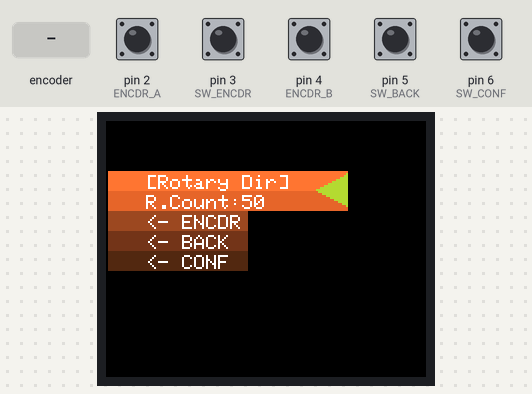
A sketch run on a simulated Arduino Uno, built with avr-gcc and run on an emulated ATmega328P. Shown: 160×128 colour display. The test bench sets the inputs (shaded band); at power-on: pin 2 (ENCDR_A), pin 3 (SW_ENCDR), pin 4 (ENCDR_B), pin 5 (SW_BACK), pin 6 (SW_CONF) HIGH.

Above: at 7.4 s.
7.5 s: pin 3 (SW_ENCDR) pulled LOW for 0.15 s
At 7.6 s:
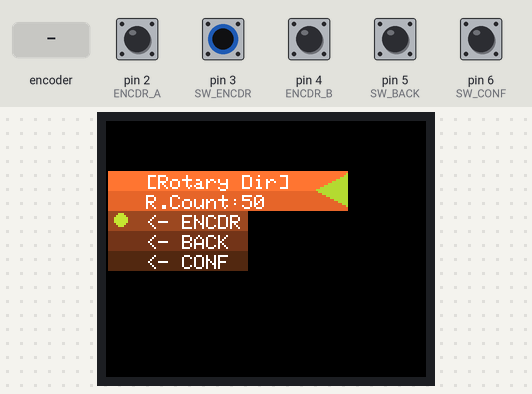
8.2 s: pin 5 (SW_BACK) pulled LOW for 3.2 s
At 11.49 s:
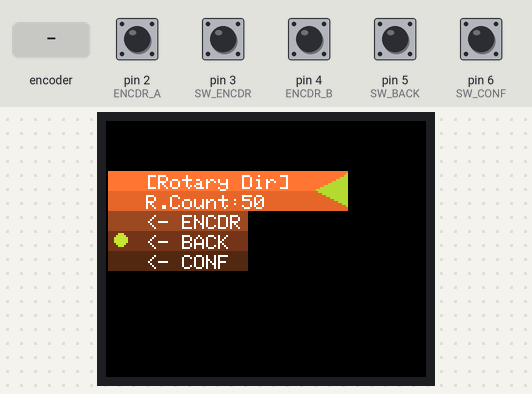
12.0 s: rotary encoder on pin 2 (ENCDR_A) / pin 4 (ENCDR_B) turned 3 steps (first pin leading)
At 14.6 s:
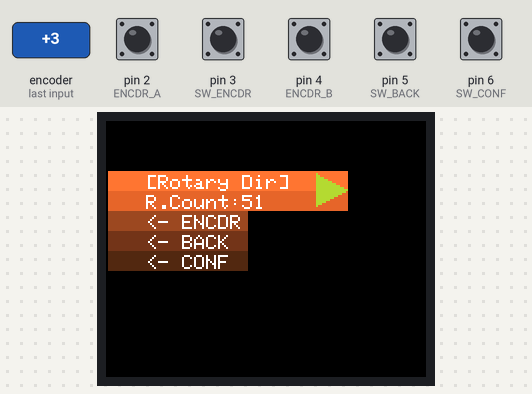
14.9 s: pin 6 (SW_CONF) pulled LOW for 0.15 s
At 15.14 s:
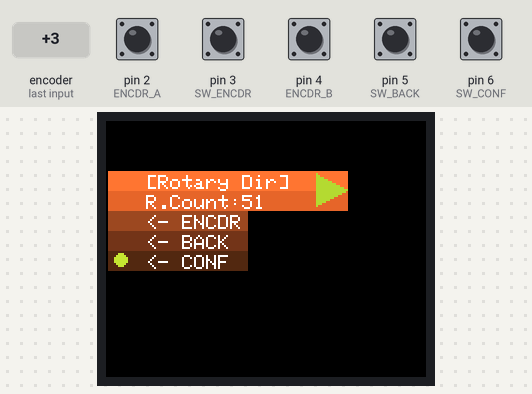
15.6 s: rotary encoder on pin 2 (ENCDR_A) / pin 4 (ENCDR_B) turned 1 step (first pin leading)
At 18.3 s:
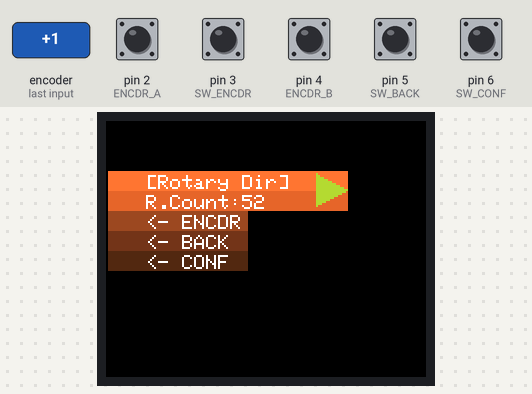
18.6 s: pin 3 (SW_ENCDR) pulled LOW for 1 s
At 18.7 s:
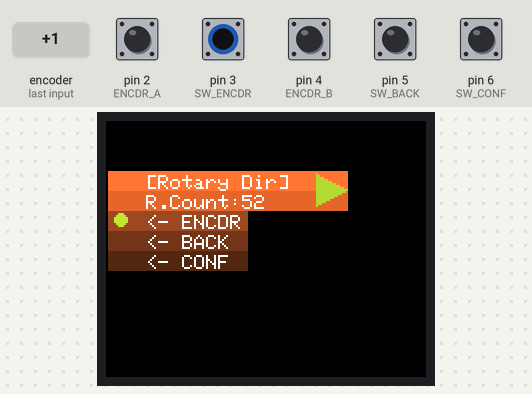
Timing chart, 0 to 21.2 s (numbered marks = the images above; inputs shaded):
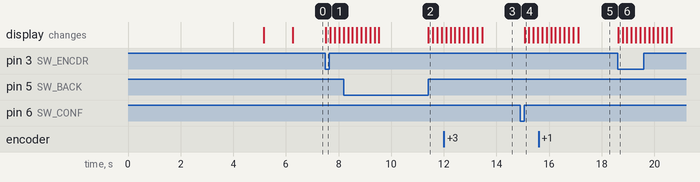

The sketch:

ST7735RotaryBtnEx.ino
```cpp
/*---------------------------------------------------------------------------------------

    Micro-controller WEMOS TTG0-X1 LGT8F328

      - Microntroller PIN/NAME for LGT8F328 module

       Pin Name                          Pin Name
       |       Pin Number( on the chip ) |       Pin Number
       |       |                         |       |
       |       |   +------\_/------+     |       |
       |       |   |      USB      |     |       |
       3V3         + (*)       BTN +     5V
       SWC     22  + LED       RST +    GND
       VIO         +        +--+   +  RESET      27
       D13/SCK 13  +        |SE|   +     D0
       MOSI    11  +        |RI|   +     D1
       MISO    12  +        |AL|   +     D2       2
       SWD     23  +        |CH|   +     D3       3
       SCL     19  +        |IP|   +     D4       4
       SDA     18  +        +--+   +     D5       5
       AREF        +     --+-+     +     D6       6
       A0      14  +     --+ |     +     D7       7
       A1      15  +     --+-+     +     D8       8
       A2      16  +    +-----+    +     D9       9
       A3      17  +    |LGT8F|    +    D10      10
       A4      18  +    |328  |    +    D11      11
       A5      19  +    +-----+    +    D12      12
                   | O           O |
                   +---------------+


  FQBN: lgt8fx:avr:328:variant=modelP-wemos-TTGO-XI
  Using board '328'
  Using core 'lgt8f'

  Or

  FQBN: lgt8fx:avr:328
  Using board '328'
  Using core 'lgt8f'

  Compilation information:

Used library                       Version
WDT
SPI                                1.0
Adafruit GFX Library               1.12.4
Adafruit BusIO                     1.17.4
Wire                               1.0
Adafruit ST7735 and ST7789 Library 1.11.0

----------------------------------------------------------------------------------------*/
#ifdef WITH_WDT_LGT8F
#include <WDT.h>
#endif
#include <SPI.h>
#include <Adafruit_GFX.h>
#include <Adafruit_ST7735.h>


/*
 * Compiler Define directive configured with -D option from
 * 'arduino-cli compiler' options.
 * In this section there is on-source defined Directive
 * where it can be changed from arduino-cli compiler.
 * It use --build-property compiler.c.extra_flags="-DTERMINAL_BAUD=... -DLED_CTRL=... -D...=..."
 * and    --build-property compiler.cpp.extra_flags="-DTERMINAL_BAUD=... -DLED_CTRL=... -D...=..."
 *
 */
#if !defined( TERMINAL_BAUD )
#define TERMINAL_BAUD_SPEED         115200
#else
#define TERMINAL_BAUD_SPEED         TERMINAL_BAUD
#endif

#if !defined( LED_CTRL )
#define LED_CTRL_PIN                12
#else
#define LED_CTRL_PIN                LED_CTRL
#endif

#if !defined( ANALOG_RESOLUTION )
#define ANALOG_RESOLUTION_LVL       10
#else
#define ANALOG_RESOLUTION_LVL       ANALOG_RESOLUTION
#endif

#if !defined( GEN_SLEEP_WAIT )
#define GEN_WAIT_VAL                1000
#else
#define GEN_WAIT_VAL                GEN_SLEEP_WAIT
#endif

#if !defined( I2C_SLAVE_ADDR_MSG )
#define I2C_ADDR_MSG                0x55
#else
#define I2C_ADDR_MSG                I2C_SLAVE_ADDR_MSG
#endif

#if !defined( I2C_CLOCK_FREQ )
#define I2C_CLOCK_FREQUENCY         100000
#else
#define I2C_CLOCK_FREQUENCY         I2C_CLOCK_FREQ
#endif

#if !defined( FLEX_WIRE_PORT_SCL )
#define FLEX_WIRE_SCL               A0
#else
#define FLEX_WIRE_SCL               FLEX_WIRE_PORT_SCL
#endif

#if !defined( FLEX_WIRE_PORT_SDA )
#define FLEX_WIRE_SDA               A1
#else
#define FLEX_WIRE_SDA               FLEX_WIRE_PORT_SDA
#endif

#if !defined( WATCHDOG_ISR_WAIT_TIME )
#define WATCHDOG_ISR_WAIT           WTOH_256MS
#else
#define WATCHDOG_ISR_WAIT           WATCHDOG_ISR_WAIT_TIME
#endif

#if !defined( SW_ENCDR_PIN )
#define SW_ENCDR                    3
#else
#define SW_ENCDR                    SW_ENCDR_PIN
#endif

// Pin Configuration
/*
 * Encoder only with self push-buton.
 * */
#define ENCDR_A                           2
#define ENCDR_B                           4
//#define SW_ENCDR                          3
#define SW_BACK                           5
#define SW_CONF                           6

/*
 * End of Compiler Define directive
 *
 */

// Pin Configuration ST7735S
/*
 * SCL will refer to SCK from SPI0 interface, Pin13 on wemos TTGO-XI
 * SDA will refer to MOSI from SPI0 interface, Pin11 on wemos TTGO-XI
 * using Adafruit_ST7735 interface it taking SCL and SDA to SCK/MOSI interface
 * which is non I2C .
 *
 * */
#define TFT_CS                           10
#define TFT_RST                           8  // Set to -1 if connected to Arduino RESET pin
#define TFT_DC                            9

// I2C Setting.
//#define DATA_REGISTER_ADDR           0x12

//Rotary Setting
#define ON_TIMEOUT                    5000
#define DEBOUNCING_DELAY                20
#define SW_ENCDR_DEBSMP                  5

//Serial Setting
#define SERIAL_WAIT_TIME                15

//General Setting

//Color Setting
#define ST77XX_NEON_GREEN             0xc726
#define ST77XX_NEON_GREEN_LIGHT       0xb6c6
#define ST77XX_GREEN_LIME             0xa605
#define ST77XX_GREEN_OLIVE            0x84e4
#define ST77XX_DARK_LIME              0x7424
#define ST77XX_DARK_OLIVE             0x6363
#define ST77XX_GREEN_FOREST           0x4aa2


#define ST77XX_ORANGE_CIRCUIT         0xfba6
#define ST77XX_DARK_ORANGE            0xe325
#define ST77XX_LIGHT_CHERRY           0xe36b
#define ST77XX_ORANGE_CARAMEL         0x9a44
#define ST77XX_BROWN_ORANGE           0x71a3
#define ST77XX_HOT_CHOCOLATE          0x5142


/* FlexWire decl.
 * FlexWire(uint8_t sda = 0, uint8_t scl = 0, bool internal_pullup = false);
 *
 * Uno or Nano,
 * SDA : A4
 * SCL : A5
 *
 * ESP32 I2C Pin ( connected to FlexWire interface )
 * SDA : 21
 * SCL : 22
 *
 * Micropython STM32WB55CGU6 I2C
 *
 * I2C1:
 * SDA: PB7 (Pin 46) or PA10 (Pin 29)
 * SCL: PB6 (Pin 45) or PA9 (Pin 28)
 *
 * I2C3:
 * SDA: PC1 (Pin 6) or PB4 (Pin 43)
 * SCL: PC0 (Pin 5) or PA7 (Pin 22)
 *
 * ST32MF101C8T6 I2C
 *
 * I2C1
 * SDA (Data): Pin 43 (PB7) or Pin 46 (PB9)
 * SCL (Clock): Pin 42 (PB6) or Pin 45 (PB8)
 *
 * I2C2
 * SDA (Data): Pin 30 (PB11)
 * SCL (Clock): Pin 29 (PB10)
 *
 *
 * */


//Adafruit_SH1106G display = Adafruit_SH1106G(SCREEN_WIDTH, SCREEN_HEIGHT, &Wire, OLED_RESET);
//Adafruit_SSD1306 display(SCREEN_WIDTH, SCREEN_HEIGHT, &Wire, OLED_RESET);
Adafruit_ST7735 tft = Adafruit_ST7735(TFT_CS, TFT_DC, TFT_RST);


/* FlexWire decl.
 * FlexWire(uint8_t sda = 0, uint8_t scl = 0, bool internal_pullup = false);
 *
 * SoftwareWire decl.
 * SoftwareWire mySoftwareI2C(A0, A1); Pin A0 as SDA, Pin A1 as SCL
 *
 */

//SoftWire WireMsgErr(FLEX_WIRE_SDA, FLEX_WIRE_SCL);

//FlexWire        WireMsgErr        = FlexWire(FLEX_WIRE_SDA, FLEX_WIRE_SCL,true);

/*
 * Prototype declaration .
 * */
void updateScreen( void ) ;
void rotaryInterrupt( void ) ;

#ifndef NO_BTN_IN_ISR
void switchInterrupt( void ) ;
#endif

bool buttonPressed(int pin) ;
void AnimCircle( int xLoc, int yLoc , int *iPtrRad, long *lPtrColorList, int iRepeat, int iDelay) ;

//Interrupt Service routine
#ifdef WITH_WDT_LGT8F
volatile bool   isrflag              = true;
#endif

volatile bool   lastRotA             = false;
volatile bool   rotarySwitchPressed  = false;
volatile bool   backSwitchPressed    = false;
volatile bool   confirmSwitchPressed = false;
//volatile long   timeout              = 0;
volatile bool   update               = false;
volatile int8_t rotaryMovement       = 0;
volatile int    rotaryCounter        = 50;

bool            IsCounterClkWise     = false ;


//Global variables
const int       ledPin             = LED_CTRL_PIN; // Led to start when micro-controller is working.
int             timeout            = 0 ;
int             iLoopCount         = 0 ;
bool            bTimeOutFlag       = true;

long lColorList[] = { ST77XX_NEON_GREEN,   ST77XX_NEON_GREEN_LIGHT,    ST77XX_BLACK,       ST77XX_BLACK,
                      ST77XX_GREEN_LIME,   ST77XX_BLACK,               ST77XX_BLACK,       ST77XX_GREEN_OLIVE,
		      ST77XX_BLACK,        ST77XX_BLACK,               ST77XX_DARK_LIME,   ST77XX_BLACK,
		      ST77XX_BLACK,        ST77XX_DARK_OLIVE,          ST77XX_BLACK,       ST77XX_BLACK,
		      ST77XX_GREEN_FOREST, ST77XX_BLACK,               ST77XX_BLACK,       ST77XX_NEON_GREEN } ;

int iRadiusList[] = { 3, 5 } ;


void AnimCircle( int xLoc, int yLoc , int *iPtrRad, long *lPtrColorList, int iRepeat, int iDelay )
{
  for( int iC = 0 ; iC <= iRepeat ; iC ++ )
  {
    for( int iCRad = 0 ; iCRad <= ( int )(sizeof( iPtrRad ))-1 ; iCRad++ )
    {
      for( int iCol = 0 ; iCol <= ( int )(sizeof( lPtrColorList ))-1 ; iCol++ )
      {
	     tft.fillCircle(xLoc, yLoc, ( int16_t )( *(iPtrRad+iCRad) ), ( int16_t )( *(lPtrColorList+iCol) ) );
	     //delay(GEN_WAIT_VAL/4);
	     delay(iDelay);
	     tft.fillCircle(xLoc, yLoc, ( int16_t )( *(iPtrRad+iCRad) ), ST77XX_BLACK );
      }
    }
  }
}

void rotaryInterrupt( void )
{
  /*
   Rotary rotation detection.
  */
  if (!digitalRead(ENCDR_A) && lastRotA)
  {
    rotaryMovement = (digitalRead(ENCDR_B)) ? -1 : 1;
  }
  lastRotA = digitalRead(ENCDR_A);

  /*
   Rotary switch detection.
  */
  //switchInterrupt();
  //rotarySwitchPressed = (digitalRead(SW_ENCDR) == LOW);

}

//---------------------------------------------------------------------
// Rotary encoder was pressed
//---------------------------------------------------------------------

#ifndef NO_BTN_IN_ISR
void switchInterrupt( void )
{
#ifdef DEBOUNCING_SW
  int xC = 0 ;
  int iCheckLOW = 0 ;
  int iCheckHIGH = 0 ;
  //bool isCheck = false ;
  /*
   De-Bouncing Switch from encoder for possible problem
   to read the statement. This method create n digitalRead(SW_ENCDR)
   and for every count it add 1 to HIGH or LOW read and compare at
   the end which one as the greatest number of count. This hapenning
   in some micro-controller fast enough to offer a no answer of delayed
   retransmitted value that might affect the initial touch the Rotary
   button as button not a roller. Like STM32F103C8T6 does not require
   to debounce the digitalRead(SW_ENCDR) it read and clearly give an
   HIGH or LOW signal . Here with LGT8F328 it seem to require it.
  */
  bool bPressSample[SW_ENCDR_DEBSMP] ;
#ifdef WITH_WDT_LGT8F
  if( !isrflag )
  {
#endif
    while ( xC <= SW_ENCDR_DEBSMP)
    {
      bPressSample[xC] = (digitalRead(SW_ENCDR) == LOW) ;
      for ( int iC=0 ; iC <= DEBOUNCING_DELAY ; iC++)
      { ; }
      if( xC > 0 )
      {
	if( bPressSample[xC] == true )
	{
	  iCheckLOW++ ;
	}
	else
	{
	  iCheckHIGH++;
	}
      }
      xC++ ;
    } ;
    if( iCheckLOW >= iCheckHIGH )
    {
      rotarySwitchPressed = true;
    }
    if( iCheckHIGH >= iCheckLOW )
    {
      rotarySwitchPressed = false;
    }
#ifdef WITH_WDT_LGT8F
  }
#endif
#else
  rotarySwitchPressed = (bool)(digitalRead( SW_ENCDR ) == LOW) ;
  //rotarySwitchPressed = buttonPressed( SW_ENCDR );
#endif
}
#endif

bool buttonPressed(int pin)
{
  bool pressed = false;
  if (digitalRead(pin) == LOW)
  {
    //delay(DEBOUNCING_DELAY);
    for( int iC = 0 ; iC <= 350; iC++ ) ;
    {
    }
    if (digitalRead(pin) == LOW)
    {
      while (digitalRead(pin) == LOW)
      {
        //yield();
      }
      pressed = true;
    }
  }
  return pressed;
}

void UpdatePressAction( void )
{
#ifdef NO_BTN_IN_ISR
  if (buttonPressed( SW_ENCDR ))
  {
    //Serial.println("Rotary Switch Pressed");
    rotarySwitchPressed=true;
    update = true;
  }
#else
  if (rotarySwitchPressed)
  {
    //Serial.println("Rotary Switch Pressed");
    update = true;
  }
#endif

#ifndef BTN_IN_WDT
  if (buttonPressed( SW_BACK ))
  {
    //Serial.println("Rotary Switch Pressed");
    backSwitchPressed=true;
    update = true;
  }
#else
  if (backSwitchPressed)
  {
    //Serial.println("Rotary Switch Pressed");
    update = true;
  }
#endif

#ifndef BTN_IN_WDT
  if (buttonPressed( SW_CONF ))
  {
    //Serial.println("Rotary Switch Pressed");
    confirmSwitchPressed=true;
    update = true;
  }
#else
  if (confirmSwitchPressed)
  {
    //Serial.println("Rotary Switch Pressed");
    update = true;
  }
#endif

  if (rotaryMovement != 0)
  {
    //Serial.print("Rotary encoder moved ");
    //Serial.println((rotaryMovement > 0) ? "left" : "right");
    rotaryCounter += (rotaryMovement > 0) ? -1 : 1 ;
    IsCounterClkWise=(rotaryMovement > 0) ? false : true ;

    rotaryCounter = min(max((int)rotaryCounter, 0), 99);
    rotaryMovement = 0;
    update = true;
  }

  if (update == true)
  {
    //Serial.println("Update function entry");
    update = false;
    //timeout = millis() + ON_TIMEOUT;
    //Serial.print("Timeout entry is ");
    //Serial.println(timeout);
    updateScreen() ;
    rotarySwitchPressed  = false;
    backSwitchPressed    = false;
    confirmSwitchPressed = false;
    //Serial.println("Update function exit");
  }

}

void updateScreen( void )
{
  //ST77XX_RED
  //tft.drawRect(0, 0, 121, 17, ST77XX_BLUE);
  tft.fillRect(1, 25, 120, 10, ST77XX_ORANGE_CIRCUIT);
  //tft.fillRect(1, 35, 119, 10, ST77XX_LIGHT_CHERRY);
  tft.fillRect(1, 35, 120, 10, ST77XX_DARK_ORANGE);
  /*
   * Background color for ENCDR:
   *                      BACK:
   *                      CONF:
   * */
  tft.fillRect(1, 45, 70, 10, ST77XX_ORANGE_CARAMEL);
  tft.fillRect(1, 55, 70, 10, ST77XX_BROWN_ORANGE);
  tft.fillRect(1, 65, 70, 10, ST77XX_HOT_CHOCOLATE) ;


  // Print secondary text over the filled shape
  tft.setTextColor(ST77XX_WHITE);
  tft.setTextSize(1);
  tft.setCursor(20, 27);
  tft.println("[Rotary Dir]");
  tft.setCursor(20, 37);
  tft.println("R.Count:" + String(rotaryCounter));

  tft.setCursor(20, 47);
  tft.println("<- ENCDR");
  tft.setCursor(20, 57);
  tft.println("<- BACK");
  tft.setCursor(20, 67);
  tft.println("<- CONF");


  //ST77XX_YELLOW
  //iColorList = ( int* )( malloc( 2 * sizeof(int) ) ) ;
  //iRadiusList = ( int* )( malloc( 2 * sizeof(int) ) ) ;
  if( IsCounterClkWise )
  {
    //tft.setCursor(5, 27);
    //tft.println("  [Rotary Dir]->");
    //void fillTriangle(int16_t x0, int16_t y0, int16_t x1, int16_t y1, int16_t x2,int16_t y2, uint16_t color);
    tft.fillTriangle(120, 34, 105, 26, 105 ,42, ST77XX_NEON_GREEN_LIGHT);
  }
  else
  {
    //tft.setCursor(5, 27);
    //tft.println("<-[Rotary Dir]  ");
    tft.fillTriangle(105, 34, 120, 26, 120 ,42, ST77XX_NEON_GREEN_LIGHT);
  }
  if ( rotarySwitchPressed )
  {
    AnimCircle( 7, 49 , iRadiusList, lColorList, 2, GEN_WAIT_VAL/6 ) ;
    tft.fillRect(1, 35, 15, 10, ST77XX_DARK_ORANGE);
    tft.fillRect(1, 45, 15, 10, ST77XX_ORANGE_CARAMEL);;
  }

  if ( backSwitchPressed )
  {
    AnimCircle( 7, 59 , iRadiusList, lColorList, 2, GEN_WAIT_VAL/6) ;
    tft.fillRect(1, 45, 15, 10, ST77XX_ORANGE_CARAMEL);
    tft.fillRect(1, 55, 15, 10, ST77XX_BROWN_ORANGE);
  }

  if ( confirmSwitchPressed )
  {
    AnimCircle( 7, 69 , iRadiusList, lColorList, 2, GEN_WAIT_VAL/6) ;
    tft.fillRect(1, 55, 15, 10, ST77XX_BROWN_ORANGE);
    tft.fillRect(1, 65, 15, 10, ST77XX_HOT_CHOCOLATE) ;
  }

}


//---------------------------------------------------------------------
// Interrup Service routine for ARDUINO_AVR_LARDU_328E.
//---------------------------------------------------------------------

#ifdef WITH_WDT_LGT8F
ISR (WDT_vect)
{
  isrflag = true;
#ifdef BTN_IN_WDT
  backSwitchPressed    = buttonPressed( SW_BACK ) ;
  confirmSwitchPressed = buttonPressed( SW_CONF ) ;
  rotarySwitchPressed  = buttonPressed( SW_ENCDR ) ;
#endif
}
#endif

//---------------------------------------------------------------------
// Setup Hardware
//---------------------------------------------------------------------

void setup()
{
  delay(GEN_WAIT_VAL*3);

#ifdef LED_CTRL_PIN
  pinMode(ledPin,INPUT);
  digitalWrite(ledPin, LOW);
#endif

  pinMode( ENCDR_A  ,INPUT );
  pinMode( ENCDR_B  ,INPUT );
  pinMode( SW_ENCDR ,INPUT_PULLUP );
  pinMode( SW_BACK  ,INPUT_PULLUP );
  pinMode( SW_CONF  ,INPUT_PULLUP );

  digitalWrite(SW_ENCDR, LOW) ;

#ifdef DEBUG_USB_SERIAL
  Serial.begin( TERMINAL_BAUD_SPEED );
  while (!Serial)
  {
    delay(SERIAL_WAIT_TIME) ;
  }
  Serial.flush();
#endif

  delay(GEN_WAIT_VAL);
#ifdef DEBUG_USB_SERIAL
  Serial.print("\r\n") ;
  Serial.println( "BOOTING" );
  Serial.println("LGT8F328 ST7735S 80x160 SPI LCD test.\r\nAverage time lease " +
		 String(ON_TIMEOUT) + String( " ms." ) );
#endif

#ifdef LED_CTRL_PIN
  digitalWrite(ledPin, HIGH);
#endif

#ifndef NO_BTN_IN_ISR
  attachInterrupt(digitalPinToInterrupt(SW_ENCDR), switchInterrupt, FALLING );
#endif
  attachInterrupt(digitalPinToInterrupt(ENCDR_A), rotaryInterrupt, CHANGE);


  // Initialize OLED
  delay(GEN_WAIT_VAL);

  // Screen Initialisation.
  //tft.initR(INITR_BLACKTAB);
  //tft.initR(INITR_REDTAB);
  tft.initR(INITR_GREENTAB);
  tft.invertDisplay(true);
  tft.setRotation(3);
  tft.fillScreen(ST77XX_BLACK);
  tft.setTextWrap(true);
  //tft.setTextColor(ST77XX_GREEN);
  //tft.setTextSize(1);
  //tft.setCursor(10, 0);
  //tft.println("ST7735S OK");

  delay(GEN_WAIT_VAL);
  //WireMsgErr.begin();

  timeout = millis() + ON_TIMEOUT;
#ifdef WITH_WDT_LGT8F
  Lgtwdt.begin(WTOH_32MHZ);
  //wdt_ienable(WTO_2S);
  //wdt_ienable(WTOH_512MS);
  wdt_ienable(WATCHDOG_ISR_WAIT);
#endif

  updateScreen();
}

//---------------------------------------------------------------------
// Main loop
//---------------------------------------------------------------------

void loop()
{
  update = false;
  iLoopCount=0;
  do
  {
    UpdatePressAction() ;

#ifdef WITH_WDT_LGT8F
    if( isrflag && (int)(millis()) <= timeout)
#else
    if( (int)(millis()) <= timeout)
#endif
    {
      //updateScreen();
#ifdef DEBUG_USB_SERIAL
      Serial.println("SSD1306 Screen Updated." );
#endif
#ifdef WITH_WDT_LGT8F
      isrflag=false;
      //wdt_ienable(WTO_4S);
      //wdt_ienable(WTOH_512MS);
      wdt_ienable( WATCHDOG_ISR_WAIT );
#endif
    }


    if (timeout > 0 && (int)(millis()) >= timeout)
    {
      timeout = millis() + ON_TIMEOUT;
      bTimeOutFlag=true;
      update=false;
      //iReturnWError = WireMsgErr.endTransmission();
      //Serial.println("FLexWire/SoftWire endTransmission for expired lease return :" + String( iReturnWError ) );
    }

    if( bTimeOutFlag  )
    {
#ifdef DEBUG_USB_SERIAL
      Serial.println("Cycle " + String(iLoopCount) + " end, Warning Timeout !!!" );
#endif
      bTimeOutFlag=false;
    }
    iLoopCount++ ;
    delay(GEN_WAIT_VAL/100);

  } while( iLoopCount < 1000 );

}
```

Measured:
- after the input at 7.5 s, the display: changes at once (image 1)
- after the input at 14.9 s, the display: changes after 0.16 s (image 4)
- after the input at 18.6 s, the display: changes at once (image 6)
